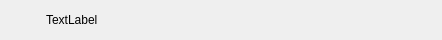
<?xml version="1.0" encoding="UTF-8"?>
<ui version="4.0">
 <class>MyTitleBar</class>
 <widget class="QWidget" name="MyTitleBar">
  <property name="geometry">
   <rect>
    <x>0</x>
    <y>0</y>
    <width>442</width>
    <height>38</height>
   </rect>
  </property>
  <property name="windowTitle">
   <string>Form</string>
  </property>
  <layout class="QHBoxLayout" name="horizontalLayout">
   <property name="leftMargin">
    <number>0</number>
   </property>
   <property name="topMargin">
    <number>0</number>
   </property>
   <property name="rightMargin">
    <number>0</number>
   </property>
   <property name="bottomMargin">
    <number>0</number>
   </property>
   <item>
    <widget class="QLabel" name="logo">
     <property name="minimumSize">
      <size>
       <width>40</width>
       <height>40</height>
      </size>
     </property>
     <property name="text">
      <string/>
     </property>
    </widget>
   </item>
   <item>
    <widget class="QLabel" name="logoName">
     <property name="text">
      <string>TextLabel</string>
     </property>
    </widget>
   </item>
   <item>
    <spacer name="horizontalSpacer">
     <property name="orientation">
      <enum>Qt::Horizontal</enum>
     </property>
     <property name="sizeHint" stdset="0">
      <size>
       <width>235</width>
       <height>20</height>
      </size>
     </property>
    </spacer>
   </item>
   <item>
    <widget class="QToolButton" name="setBtn">
     <property name="text">
      <string/>
     </property>
     <property name="autoRaise">
      <bool>true</bool>
     </property>
    </widget>
   </item>
   <item>
    <widget class="QToolButton" name="skinBtn">
     <property name="text">
      <string/>
     </property>
     <property name="autoRaise">
      <bool>true</bool>
     </property>
    </widget>
   </item>
   <item>
    <widget class="QToolButton" name="minBtn">
     <property name="text">
      <string/>
     </property>
     <property name="autoRaise">
      <bool>true</bool>
     </property>
    </widget>
   </item>
   <item>
    <widget class="QToolButton" name="closeBtn">
     <property name="text">
      <string/>
     </property>
     <property name="autoRaise">
      <bool>true</bool>
     </property>
    </widget>
   </item>
  </layout>
 </widget>
 <resources/>
 <connections/>
</ui>
